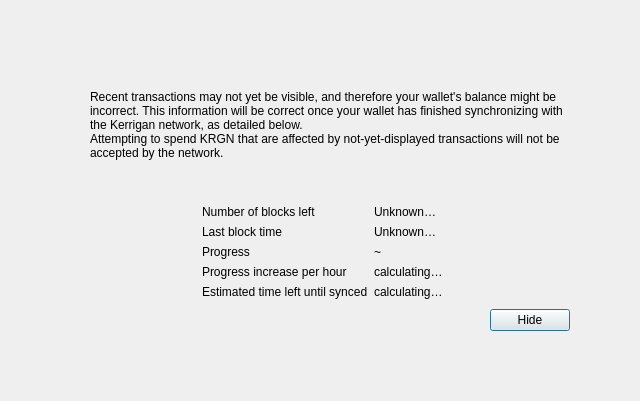
<?xml version="1.0" encoding="UTF-8"?>
<ui version="4.0">
 <class>ModalOverlay</class>
 <widget class="QWidget" name="ModalOverlay">
  <property name="geometry">
   <rect>
    <x>0</x>
    <y>0</y>
    <width>640</width>
    <height>401</height>
   </rect>
  </property>
  <property name="windowTitle">
   <string>Form</string>
  </property>
  <layout class="QVBoxLayout" name="verticalLayout" stretch="0">
   <property name="sizeConstraint">
    <enum>QLayout::SetDefaultConstraint</enum>
   </property>
   <property name="leftMargin">
    <number>0</number>
   </property>
   <property name="topMargin">
    <number>0</number>
   </property>
   <property name="rightMargin">
    <number>0</number>
   </property>
   <property name="bottomMargin">
    <number>0</number>
   </property>
   <item>
    <widget class="QWidget" name="bgWidget" native="true">
     <property name="styleSheet">
      <string notr="true"/>
     </property>
     <layout class="QVBoxLayout" name="verticalLayoutMain" stretch="0">
      <property name="leftMargin">
       <number>60</number>
      </property>
      <property name="topMargin">
       <number>60</number>
      </property>
      <property name="rightMargin">
       <number>60</number>
      </property>
      <property name="bottomMargin">
       <number>60</number>
      </property>
      <item>
       <widget class="QWidget" name="contentWidget" native="true">
        <property name="styleSheet">
         <string notr="true"/>
        </property>
        <layout class="QVBoxLayout" name="verticalLayoutSub" stretch="1,0,0,0,0">
         <property name="spacing">
          <number>0</number>
         </property>
         <property name="leftMargin">
          <number>10</number>
         </property>
         <property name="topMargin">
          <number>10</number>
         </property>
         <property name="rightMargin">
          <number>10</number>
         </property>
         <property name="bottomMargin">
          <number>10</number>
         </property>
         <item>
          <layout class="QHBoxLayout" name="horizontalLayoutIconText" stretch="0,1">
           <property name="topMargin">
            <number>20</number>
           </property>
           <item>
            <layout class="QVBoxLayout" name="verticalLayoutIcon">
             <property name="leftMargin">
              <number>0</number>
             </property>
             <item>
              <widget class="QLabel" name="warningIcon">
               <property name="text">
                <string/>
               </property>
              </widget>
             </item>
             <item>
              <spacer name="verticalSpacerWarningIcon">
               <property name="orientation">
                <enum>Qt::Vertical</enum>
               </property>
               <property name="sizeHint" stdset="0">
                <size>
                 <width>20</width>
                 <height>40</height>
                </size>
               </property>
              </spacer>
             </item>
            </layout>
           </item>
           <item>
            <layout class="QVBoxLayout" name="verticalLayoutInfoText">
             <property name="leftMargin">
              <number>0</number>
             </property>
             <property name="topMargin">
              <number>0</number>
             </property>
             <item>
              <widget class="QLabel" name="infoText">
               <property name="text">
                <string>Recent transactions may not yet be visible, and therefore your wallet's balance might be incorrect. This information will be correct once your wallet has finished synchronizing with the Kerrigan network, as detailed below.</string>
               </property>
               <property name="textFormat">
                <enum>Qt::RichText</enum>
               </property>
               <property name="wordWrap">
                <bool>true</bool>
               </property>
              </widget>
             </item>
             <item>
              <widget class="QLabel" name="infoTextStrong">
               <property name="text">
                <string>Attempting to spend KRGN that are affected by not-yet-displayed transactions will not be accepted by the network.</string>
               </property>
               <property name="textFormat">
                <enum>Qt::RichText</enum>
               </property>
               <property name="wordWrap">
                <bool>true</bool>
               </property>
              </widget>
             </item>
             <item>
              <spacer name="verticalSpacerInTextSpace">
               <property name="orientation">
                <enum>Qt::Vertical</enum>
               </property>
               <property name="sizeHint" stdset="0">
                <size>
                 <width>20</width>
                 <height>40</height>
                </size>
               </property>
              </spacer>
             </item>
            </layout>
           </item>
          </layout>
         </item>
         <item>
          <spacer name="verticalSpacerAfterText">
           <property name="orientation">
            <enum>Qt::Vertical</enum>
           </property>
           <property name="sizeHint" stdset="0">
            <size>
             <width>20</width>
             <height>40</height>
            </size>
           </property>
          </spacer>
         </item>
         <item>
          <layout class="QFormLayout" name="formLayout">
           <property name="fieldGrowthPolicy">
            <enum>QFormLayout::FieldsStayAtSizeHint</enum>
           </property>
           <property name="formAlignment">
            <set>Qt::AlignHCenter|Qt::AlignTop</set>
           </property>
           <property name="horizontalSpacing">
            <number>6</number>
           </property>
           <property name="verticalSpacing">
            <number>6</number>
           </property>
           <property name="topMargin">
            <number>10</number>
           </property>
           <item row="0" column="0">
            <widget class="QLabel" name="labelNumberOfBlocksLeft">
             <property name="text">
              <string>Number of blocks left</string>
             </property>
            </widget>
           </item>
           <item row="0" column="1">
            <widget class="QLabel" name="numberOfBlocksLeft">
             <property name="text">
              <string>Unknown…</string>
             </property>
            </widget>
           </item>
           <item row="1" column="0">
            <widget class="QLabel" name="labelLastBlockTime">
             <property name="text">
              <string>Last block time</string>
             </property>
            </widget>
           </item>
           <item row="1" column="1">
            <widget class="QLabel" name="newestBlockDate">
             <property name="sizePolicy">
              <sizepolicy hsizetype="Maximum" vsizetype="Preferred">
               <horstretch>0</horstretch>
               <verstretch>0</verstretch>
              </sizepolicy>
             </property>
             <property name="text">
              <string>Unknown…</string>
             </property>
            </widget>
           </item>
           <item row="2" column="0">
            <widget class="QLabel" name="labelSyncDone">
             <property name="text">
              <string>Progress</string>
             </property>
            </widget>
           </item>
           <item row="2" column="1">
            <layout class="QHBoxLayout" name="horizontalLayoutSync" stretch="0,1">
             <item>
              <widget class="QLabel" name="percentageProgress">
               <property name="text">
                <string notr="true">~</string>
               </property>
              </widget>
             </item>
            </layout>
           </item>
           <item row="4" column="0">
            <widget class="QLabel" name="labelProgressIncrease">
             <property name="text">
              <string>Progress increase per hour</string>
             </property>
            </widget>
           </item>
           <item row="4" column="1">
            <widget class="QLabel" name="progressIncreasePerH">
             <property name="text">
              <string>calculating…</string>
             </property>
            </widget>
           </item>
           <item row="5" column="0">
            <widget class="QLabel" name="labelEstimatedTimeLeft">
             <property name="text">
              <string>Estimated time left until synced</string>
             </property>
            </widget>
           </item>
           <item row="5" column="1">
            <widget class="QLabel" name="expectedTimeLeft">
             <property name="text">
              <string>calculating…</string>
             </property>
            </widget>
           </item>
          </layout>
         </item>
         <item>
          <layout class="QHBoxLayout" name="horizontalLayoutButtons">
           <property name="leftMargin">
            <number>10</number>
           </property>
           <property name="topMargin">
            <number>10</number>
           </property>
           <item>
            <spacer name="horizontalSpacer">
             <property name="orientation">
              <enum>Qt::Horizontal</enum>
             </property>
             <property name="sizeHint" stdset="0">
              <size>
               <width>40</width>
               <height>20</height>
              </size>
             </property>
            </spacer>
           </item>
           <item>
            <widget class="QPushButton" name="closeButton">
             <property name="text">
              <string>Hide</string>
             </property>
             <property name="shortcut">
              <string notr="true">Esc</string>
             </property>
             <property name="focusPolicy">
              <enum>Qt::StrongFocus</enum>
             </property>
             <property name="default">
              <bool>true</bool>
             </property>
            </widget>
           </item>
          </layout>
         </item>
         <item>
          <layout class="QVBoxLayout" name="verticalLayout_2">
           <item>
            <spacer name="verticalSpacer">
             <property name="orientation">
              <enum>Qt::Vertical</enum>
             </property>
             <property name="sizeHint" stdset="0">
              <size>
               <width>20</width>
               <height>40</height>
              </size>
             </property>
            </spacer>
           </item>
          </layout>
         </item>
        </layout>
       </widget>
      </item>
     </layout>
    </widget>
   </item>
  </layout>
 </widget>
 <resources/>
 <connections/>
</ui>
